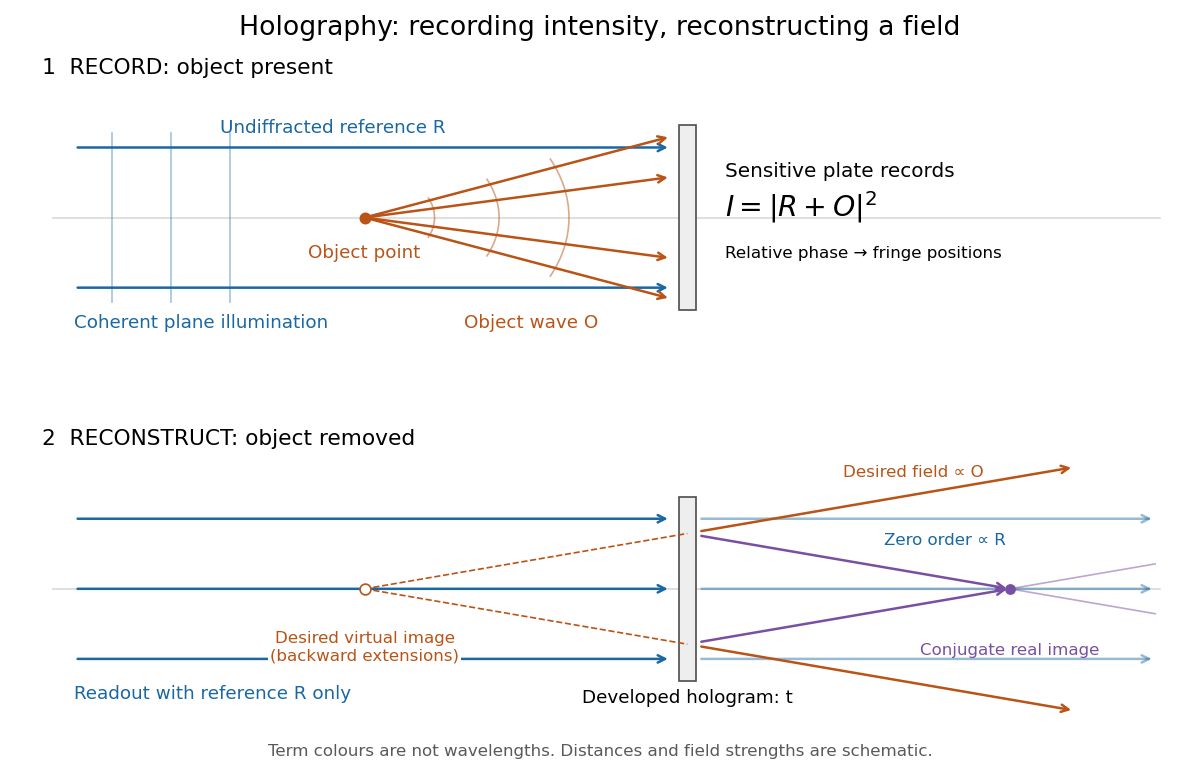

Write Python code to recreate this figure.
"""Functional in-line holography geometry; Python 3.14, matplotlib 3.10.7.

Run from _media. Draws a chosen plane-reference, point-object scalar model,
not the detailed historical pinhole apparatus. All dimensions are schematic.
"""
from pathlib import Path
import matplotlib.pyplot as plt
from matplotlib.patches import Arc, Rectangle

BLUE, ORANGE, PURPLE = '#1967a3', '#ba5316', '#7950a1'
plt.rcParams.update({'font.size': 11, 'figure.facecolor': 'white', 'axes.facecolor': 'white'})
fig, axes = plt.subplots(2, 1, figsize=(10, 6.4))
fig.subplots_adjust(left=.035, right=.985, top=.88, bottom=.07, hspace=.48)
fig.suptitle('Holography: recording intensity, reconstructing a field', fontsize=16)

def arrow(ax, a, b, color, **kw):
    ax.annotate('', xy=b, xytext=a, arrowprops={'arrowstyle': '->', 'color': color, 'lw': 1.5, **kw})

for ax in axes:
    ax.set(xlim=(0, 10.6), ylim=(-1.7, 1.7))
    ax.axis('off')
    ax.plot([.1, 10.4], [0, 0], color='.85', lw=1, zorder=0)
    ax.add_patch(Rectangle((5.92, -1.25), .16, 2.5, facecolor='#eeeeee', edgecolor='.3'))

ax = axes[0]
ax.set_title('1  RECORD: object present', loc='left', fontsize=13, pad=11)
for y in [-.95, .95]:
    arrow(ax, (.3, y), (5.85, y), BLUE)
for x in [.65, 1.2, 1.75]:
    ax.plot([x, x], [-1.15, 1.15], color=BLUE, lw=1, alpha=.4)
ax.scatter([3], [0], s=38, color=ORANGE, zorder=4)
for y in [-1.1, -.55, .55, 1.1]:
    arrow(ax, (3, 0), (5.85, y), ORANGE)
for r in [.65, 1.25, 1.9]:
    ax.add_patch(Arc((3, 0), 2*r, 2*r, theta1=-25, theta2=25, color=ORANGE, alpha=.5))
ax.text(.3, -1.5, 'Coherent plane illumination', color=BLUE)
ax.text(3, -.55, 'Object point', ha='center', color=ORANGE)
ax.text(2.7, 1.15, 'Undiffracted reference R', color=BLUE, ha='center')
ax.text(4.55, -1.5, 'Object wave O', color=ORANGE, ha='center')
ax.text(6.35, .55, 'Sensitive plate records', fontsize=12)
ax.text(6.35, .02, r'$I=|R+O|^2$', fontsize=17)
ax.text(6.35, -.55, 'Relative phase → fringe positions', fontsize=10)

ax = axes[1]
ax.set_title('2  RECONSTRUCT: object removed', loc='left', fontsize=13, pad=11)
for y in [-.95, 0, .95]:
    arrow(ax, (.3, y), (5.85, y), BLUE)
    arrow(ax, (6.1, y), (10.35, y), BLUE, alpha=.45)
for y in [-.75, .75]:
    end_y = y*(9.6-3)/(6-3)
    arrow(ax, (6.1, y*(6.1-3)/3), (9.6, end_y), ORANGE)
    ax.plot([3, 6], [0, y], '--', color=ORANGE, lw=1)
    arrow(ax, (6.1, y*(9-6.1)/3), (9, 0), PURPLE)
    ax.plot([9, 10.35], [0, -y*1.35/3], color=PURPLE, lw=1, alpha=.5)
ax.scatter([3], [0], s=42, facecolors='white', edgecolors=ORANGE, zorder=4)
ax.scatter([9], [0], s=30, color=PURPLE, zorder=4)
ax.text(.3, -1.5, 'Readout with reference R only', color=BLUE)
ax.text(3, -.97, 'Desired virtual image\n(backward extensions)', ha='center', color=ORANGE, fontsize=10, bbox={'facecolor':'white', 'edgecolor':'none', 'pad':1})
ax.text(6, -1.55, 'Developed hologram: t', ha='center')
ax.text(9, -.9, 'Conjugate real image', ha='center', color=PURPLE, fontsize=10)
ax.text(8.1, 1.52, 'Desired field ∝ O', ha='center', color=ORANGE, fontsize=10)
ax.text(8.4, .6, 'Zero order ∝ R', ha='center', color=BLUE, fontsize=10)
fig.text(.5, .015, 'Term colours are not wavelengths. Distances and field strengths are schematic.', ha='center', fontsize=10, color='.35')
fig.savefig(Path.cwd() / f'{Path(__file__).stem}.png', dpi=120, facecolor='white')
plt.close(fig)
